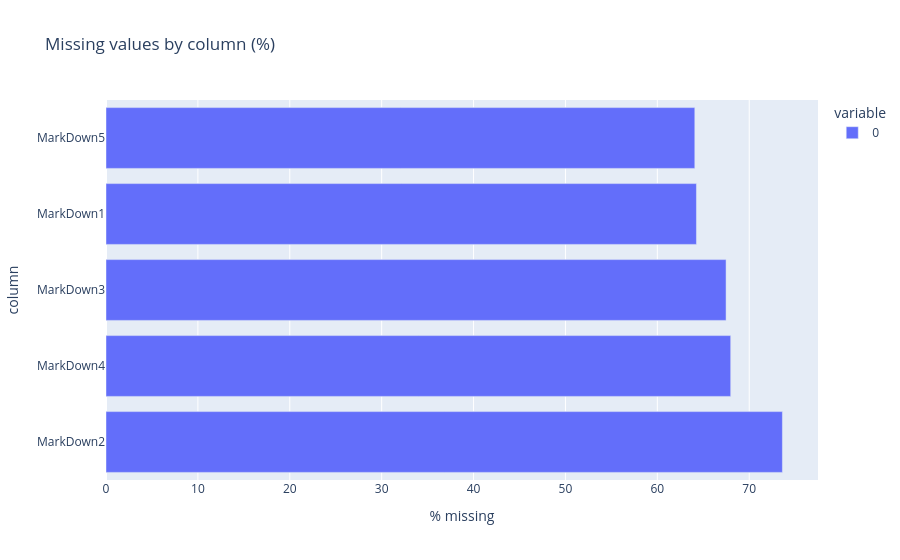

The notebook cell this image was saved under:
### Code cell
fig_missing = px.bar(
    missing_pct, orientation="h",
    title="Missing values by column (%)",
    labels={"value": "% missing", "index": "column"},
)
fig_missing.show()
fig_missing.write_html("results/eda/missingness.html")

### Figure 1 — Plotly figure (JSON) as saved in the notebook; plotly's stock layout.template omitted (floating-point values rounded to 4 significant figures)
{"data": [{"hovertemplate": "variable=0<br>% missing=%{x}<br>column=%{y}<extra></extra>", "legendgroup": "0", "marker": {"color": "#636efa", "pattern": {"shape": ""}}, "name": "0", "orientation": "h", "showlegend": true, "textposition": "auto", "type": "bar", "x": [73.61, 67.98, 67.48, 64.26, 64.08], "xaxis": "x", "y": ["MarkDown2", "MarkDown4", "MarkDown3", "MarkDown1", "MarkDown5"], "yaxis": "y"}], "layout": {"barmode": "relative", "legend": {"title": {"text": "variable"}, "tracegroupgap": 0}, "title": {"text": "Missing values by column (%)"}, "xaxis": {"anchor": "y", "domain": [0, 1], "title": {"text": "% missing"}}, "yaxis": {"anchor": "x", "domain": [0, 1], "title": {"text": "column"}}}}
